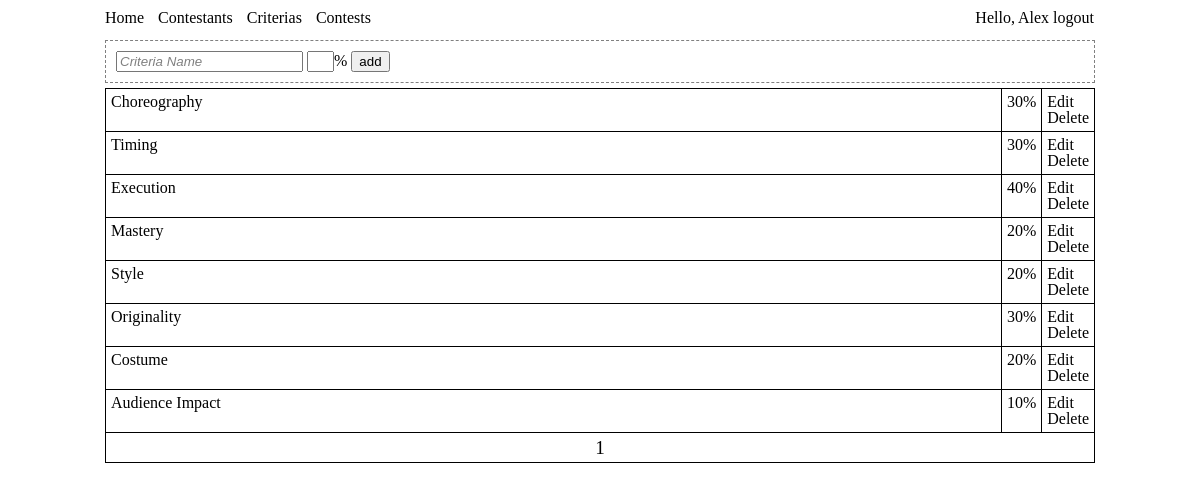
Page /manager/criteria.php (signed in) on the committed database.
### tables this page shows
CREATE TABLE IF NOT EXISTS `criterias` (
  `id` int(100) NOT NULL AUTO_INCREMENT,
  `name` varchar(100) NOT NULL,
  `percentage` int(100) NOT NULL,
  PRIMARY KEY (`id`)
);

### manager/header.php (called while the page is built, shortened)
<?php
include '../crowd/mysql.php';
include '../crowd/form.php';
include '../crowd/page.php';
$form = array();
?>

### manager/criteria_.php (called while the page is built, shortened)
<?php
$id_value = '';
$name_value = 'Criteria Name';
$num_value = '';
$do_value = 'add';
$input_class = 'blur_input';
$pagi = new Page(null,'criterias',5);
$criteria = new form('criteria','post');
$form['start'] = $criteria->start();
$form['percent'] = $criteria->cid(null,'short')->text('percent',post('percent',$num_value));
$form['name'] = $criteria->cid(null,"$input_class")->text('name', post('name',$name_value));
$form['id'] = $criteria->hidden('id', post('blah',$id_value));
$form['go'] = $criteria->submit('do',post('blah',$do_value));
$form['stop'] = $criteria->stop();
?>

### manager/criteria.php (the view, shortened to what this page needs)
<?php
include 'header.php';
include 'criteria_.php';
?>
<!DOCTYPE html PUBLIC "-//W3C//DTD HTML 3.2//EN">
<html>
  <head>
  </head>
  <body>
  <div id='wrap'>
  <div id='menu'><?php include 'includes/menu.php'; ?></div>
	<div id='form'>
<?php
echo <<<FORM
$form[start]
$form[id]
$form[name]
$form[percent]%
$form[go]
$form[stop]
FORM;
?>
	</div>
	<div id='list'>
	<table>
	<tbody>
<?php
	while($i = mysql_fetch_assoc($pagi->get['resource'])){
echo <<<FORM
<tr>
<td class='spread'>$i[name] </td>
<td>$i[percentage]%</td>
<td><a href='?do=edit&id=$i[id]'>Edit</a> <a href='?do=delete&id=$i[id]'>Delete</a></td>
</tr>
FORM;
	}
?>
<?php
	echo "<tfoot><td colspan='3'>". $pagi->prev_btn() ."". $pagi->curr_btn() ."". $pagi->next_btn() ."</td></tfoot>";
?>
	</tbody>
	</table>
	</div>
	</div>
  </body>
</html>

### manager/assets/global.css (style rules this page uses)
#wrap { width: 990px; margin: auto; }
#menu { margin-top: 10px; }
table { margin: 5px 0px; }
table td { padding: 5px; border: solid 1px black; }
table tfoot { text-align: center; font-size: 1.2em; }
#form { padding: 10px; margin: 5px 0px; border: dashed 1px gray; }
a { color: inherit; text-decoration: none; }
.spread { width: 100%; }

### rows in the picture
criterias: name "Choreography", percentage "30"
criterias: name "Timing", percentage "30"
criterias: name "Execution", percentage "40"
criterias: name "Mastery", percentage "20"
criterias: name "Style", percentage "20"
criterias: name "Originality", percentage "30"
criterias: name "Costume", percentage "20"
criterias: name "Audience Impact", percentage "10"

### other values in the picture
$_SESSION['user'] "Alex"
$this->get['curr']+1 "1"
